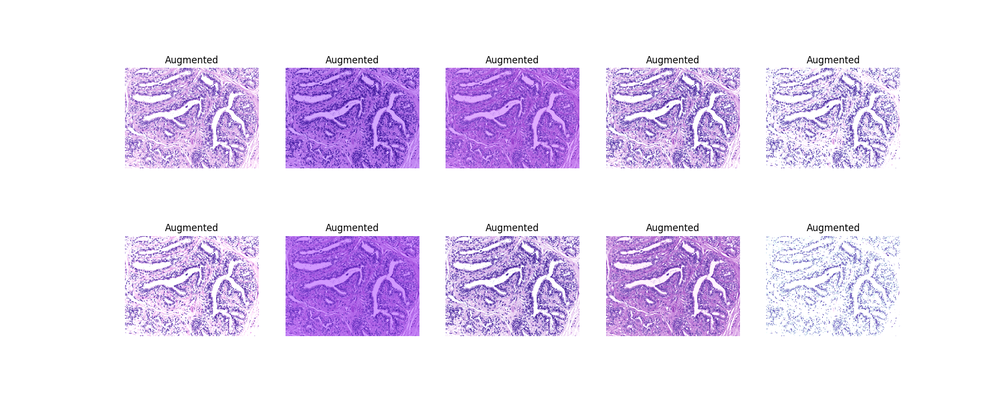
#> input picture images/augment.png, 1000 x 400 px, shrunk from 1800 x 720 before the run
$ python -i reinhard_color_normalizer.py   (imports and definitions only)
#> lines starting #> are read from the running program, lines starting #| are printed output that depends on the picture
### staintools/preprocessing/input_validation.py
import numpy as np


def is_image(I):
    """
    Is I an image.
    """
    if not isinstance(I, np.ndarray):
        return False
    if not I.ndim == 3:
        return False
    return True


def is_uint8_image(I):
    """
    Is I a uint8 image.
    """
    if not is_image(I):
        return False
    if I.dtype != np.uint8:
        return False
    return True

### staintools/reinhard_color_normalizer.py
import numpy as np
import cv2 as cv

from staintools.preprocessing.input_validation import is_uint8_image


class ReinhardColorNormalizer(object):
    """
    Normalize a patch color to the target image using the method of:
    E. Reinhard, M. Adhikhmin, B. Gooch, and P. Shirley,
    'Color transfer between images'
    """

    def __init__(self):
        self.target_means = None
        self.target_stds = None

    # [73 lines left out: functions fit, transform, lab_split, merge_back, get_mean_std, not called in this run]

>>> import cv2
>>> picture = cv2.cvtColor(cv2.imread('../images/augment.png'), cv2.COLOR_BGR2RGB)
>>> result = ReinhardColorNormalizer().transform(picture)
#> in lab_split, `I = cv.cvtColor(I, cv.COLOR_RGB2LAB)`: I: shape (400, 1000, 3); mean of channels 0, 1, 2 229.2, 136.7, 118
#> in lab_split, `I_float = I.astype(np.float32)`: I_float: shape (400, 1000, 3) float32; mean of channels 0, 1, 2 229.7, 136.7, 118
#> in lab_split, `I1, I2, I3 = cv.split(I_float)`:
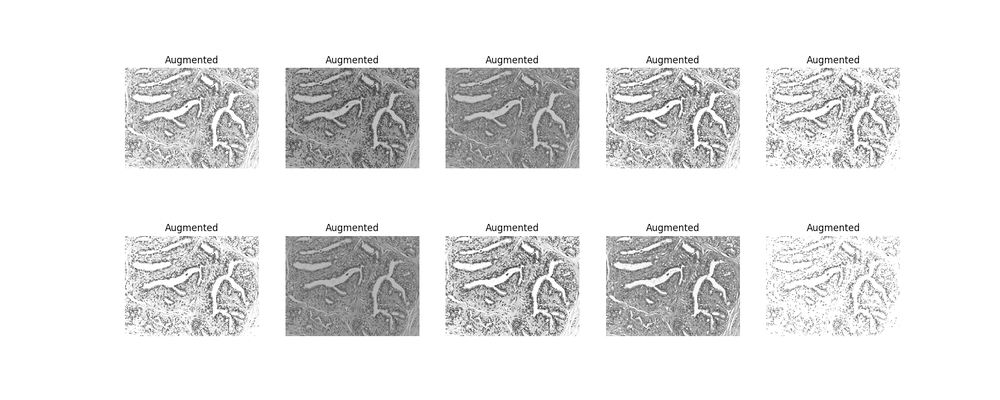
#> I1: shape (400, 1000) float32; min 1, max 255, mean 229.2
#> in lab_split, `I1, I2, I3 = cv.split(I_float)`:
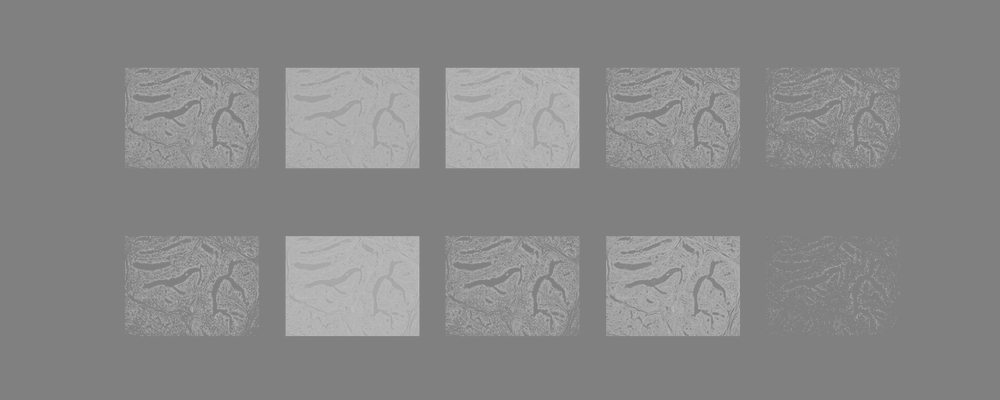
#> I2: shape (400, 1000) float32; min 120, max 191, mean 136.7
#> in lab_split, `I1, I2, I3 = cv.split(I_float)`:
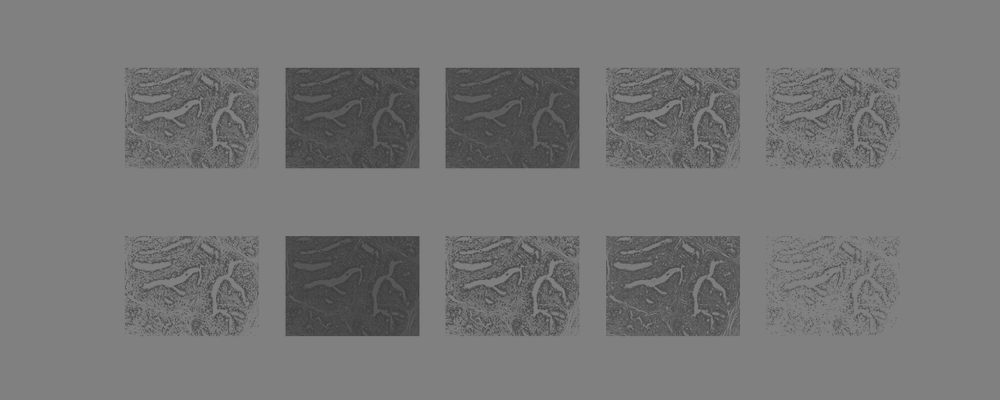
#> I3: shape (400, 1000) float32; min 59, max 129, mean 118
#> in lab_split, `I1 /= 2.55`:
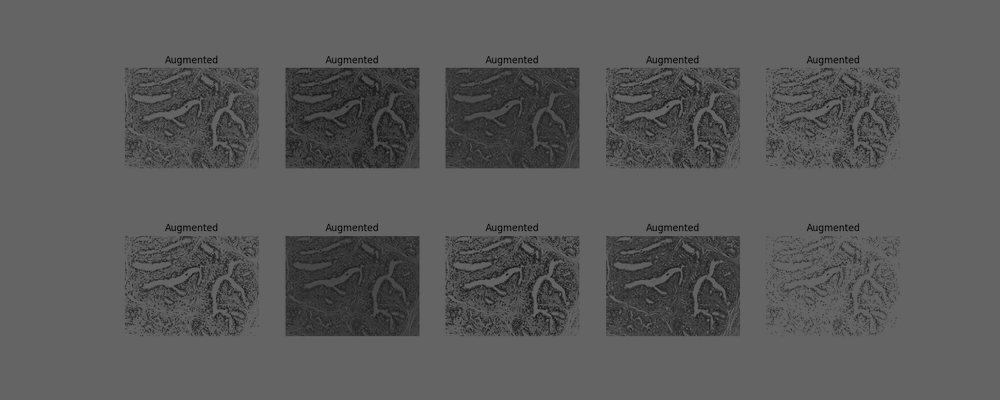
#> I1: shape (400, 1000) float32; min 0.392, max 100, mean 89.9
#> in lab_split, `I2 -= 128.0`:
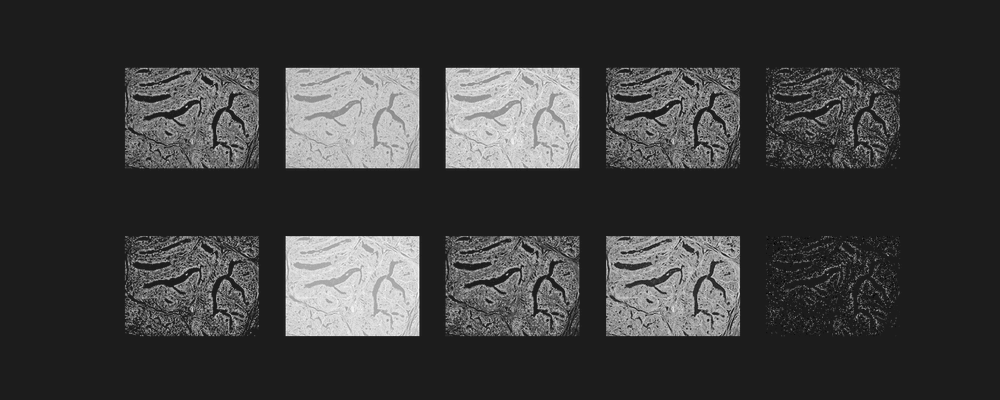
#> I2: shape (400, 1000) float32; min -8, max 63, mean 8.7; drawn with min black and max white
#> in lab_split, `I3 -= 128.0`:
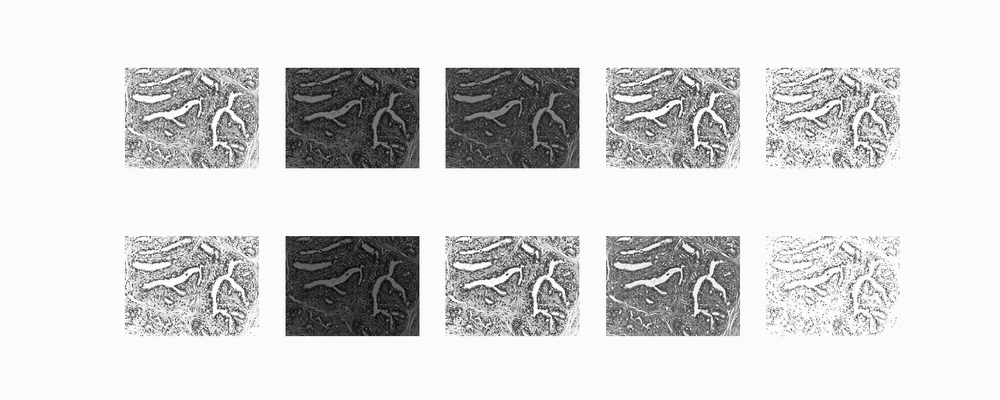
#> I3: shape (400, 1000) float32; min -69, max 1, mean -9.97; drawn with min black and max white
#> in get_mean_std, `m1, sd1 = cv.meanStdDev(I1)`: m1 = [89.89]; sd1 = [17.9]
#> in get_mean_std, `m2, sd2 = cv.meanStdDev(I2)`: m2 = [8.75]; sd2 = [16.05]
#> in get_mean_std, `m3, sd3 = cv.meanStdDev(I3)`: m3 = [-9.97]; sd3 = [18.06]
#> in get_mean_std, `means = m1, m2, m3`: means = ([89.89], [8.75], [-9.97])
#> in get_mean_std, `stds = sd1, sd2, sd3`: stds = ([17.9], [16.05], [18.06])
#> in transform, `means, stds = self.get_mean_std(I)`: means = ([89.89], [8.75], [-9.97]); stds = ([17.9], [16.05], [18.06])
#> (the run stopped early here; a loop or call above may not have finished)

$ run again, on images/normalize_before.png
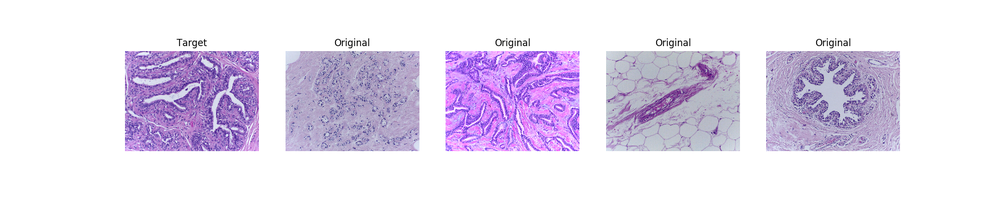
#> input picture images/normalize_before.png, 1000 x 200 px, shrunk from 1800 x 360 before the run
#> I: shape (200, 1000, 3); mean of channels 0, 1, 2 226.1, 134.8, 119.9
#> I_float: shape (200, 1000, 3) float32; mean of channels 0, 1, 2 226.5, 134.8, 119.9
#> in lab_split, `I2 -= 128.0`:
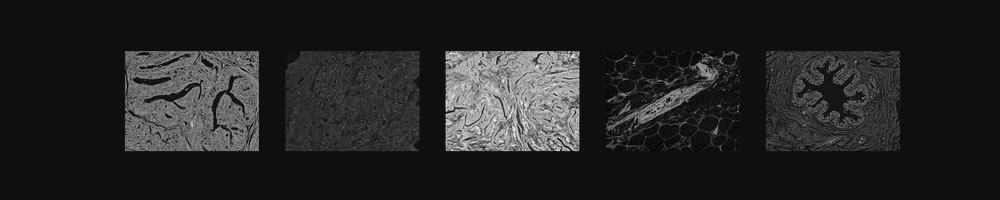
#> I2: shape (200, 1000) float32; min -5, max 79, mean 6.8; drawn with min black and max white
#> in lab_split, `I3 -= 128.0`:
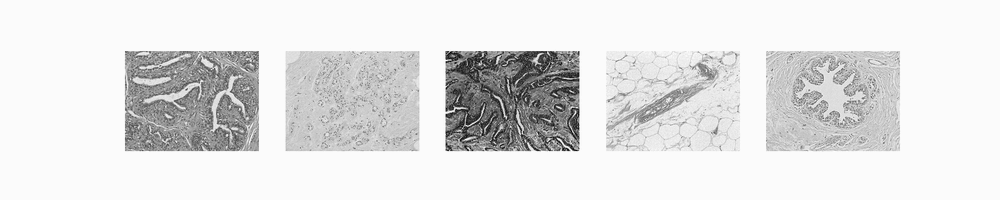
#> I3: shape (200, 1000) float32; min -78, max 1, mean -8.09; drawn with min black and max white
#> m1 = [88.66]; sd1 = [17.31]
#> m2 = [6.76]; sd2 = [13.56]
#> m3 = [-8.09]; sd3 = [14.55]
#> in get_mean_std, `means = m1, m2, m3`: means = ([88.66], [6.76], [-8.09])
#> in get_mean_std, `stds = sd1, sd2, sd3`: stds = ([17.31], [13.56], [14.55])
#> in transform, `means, stds = self.get_mean_std(I)`: means = ([88.66], [6.76], [-8.09]); stds = ([17.31], [13.56], [14.55])
